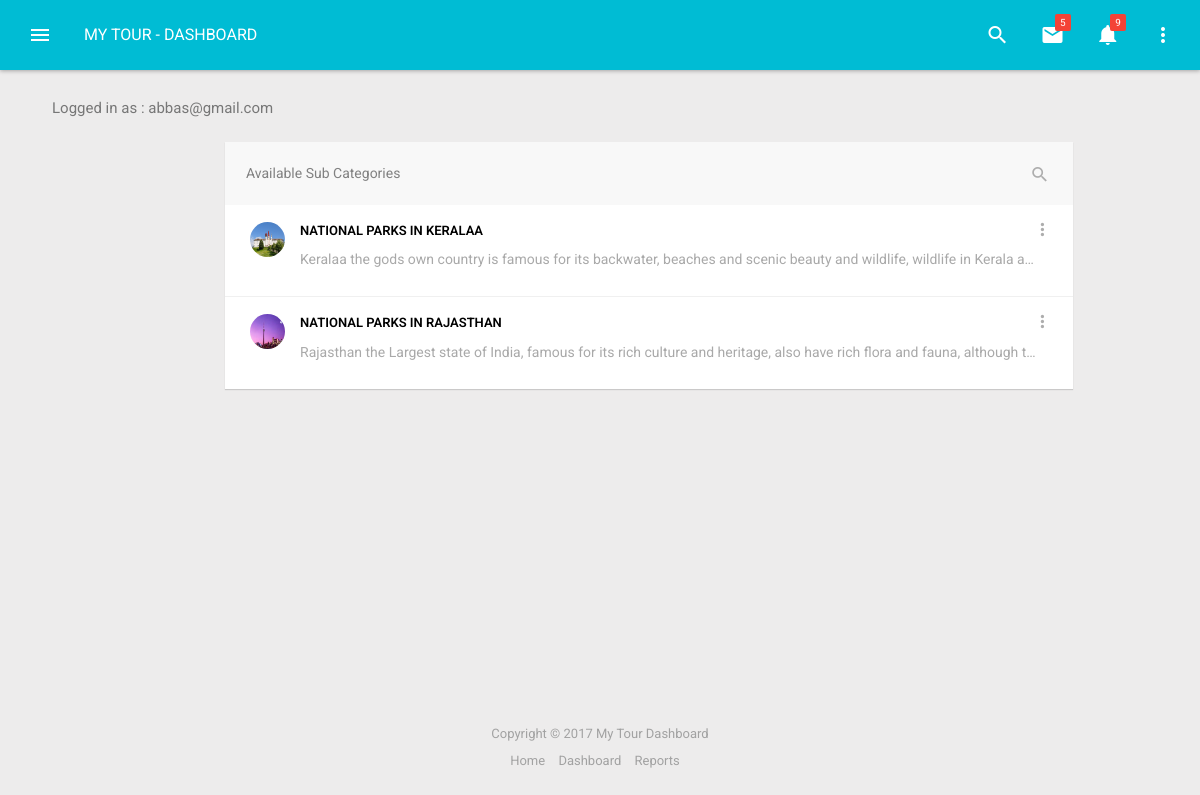
The page /private/view-subcategories.php (signed in) on the database its author committed.
### tables this page shows
CREATE TABLE `users` (
  `id` int(11) NOT NULL,
  `firstname` varchar(100) NOT NULL,
  `lastname` varchar(100) NOT NULL,
  `email` varchar(100) NOT NULL,
  `password` varchar(100) NOT NULL,
  `type` varchar(30) NOT NULL DEFAULT 'Administrator',
  `created` int(11) NOT NULL
);

CREATE TABLE `subcategory` (
  `id` int(11) NOT NULL,
  `name` varchar(50) NOT NULL,
  `catid` int(11) NOT NULL,
  `image` varchar(255) NOT NULL,
  `description` text NOT NULL,
  `created` int(11) NOT NULL
);

### private/core/functions.php (called while the page is built, shortened)
<?php
	$link = openConnection();
	function openConnection(){
		$link = mysqli_connect(DB_SERVER, DB_USER, DB_PASS, DB_NAME);
		return $link;
	}
	function findAll($table){
		global $link;
		$data = array();
		$query = "SELECT * FROM {$table}  LIMIT 30";
		$result = mysqli_query($link, $query);
		if (mysqli_num_rows($result) > 0) {
			while($row = mysqli_fetch_assoc($result)){
				$data[] = $row;
			}
		} else {
			$data[] = array('message'=>'Sorry, there are no records in the {$table} table');
		}
		return $data;
	}
	function findById($table, $id){
		global $link;
		$data = array();
		$query = "SELECT * FROM {$table} WHERE id = $id";
		$result = mysqli_query($link, $query);
		if (mysqli_num_rows($result) > 0) {
			while($row = mysqli_fetch_assoc($result)){
				$data = $row;
			}
		} else {
			$data[] = array('message'=>'Sorry, there are no records in the {$table} table');
		}
		return $data;
	}
?>

### private/view-subcategories.php (the view, shortened to what this page needs)
<?php require_once 'core/functions.php'; ?>
<?php
    if (isset($_SESSION['uid'])) {
        $uid = $_SESSION['uid'];
        $user = findById('users',$uid);
        $loggedName = $user['email'];
        $subcats = findAll('subcategory');
    } else {
        header('Location:../');
    }
?>
<!DOCTYPE html>
<head>
        <link href="vendors/bower_components/fullcalendar/dist/fullcalendar.min.css" rel="stylesheet">
        <link href="vendors/bower_components/animate.css/animate.min.css" rel="stylesheet">
        <link href="vendors/bower_components/bootstrap-sweetalert/lib/sweet-alert.css" rel="stylesheet">
        <link href="vendors/bower_components/material-design-iconic-font/dist/css/material-design-iconic-font.min.css" rel="stylesheet">
        <link href="vendors/bower_components/malihu-custom-scrollbar-plugin/jquery.mCustomScrollbar.min.css" rel="stylesheet">
        <link href="css/app.min.1.css" rel="stylesheet">
        <link href="css/app.min.2.css" rel="stylesheet">
        <link href="css/style.css" rel="stylesheet">
    </head>
    <body>
        <?php include('views/top.header.php'); ?>
        <section id="main" data-layout="layout-1">
            <section id="content">
                <div class="container">
                    <div class="block-header">
                        <h2>Logged in as : <?php echo $loggedName; ?></h2>
                    </div>
                    <div class="row">
                        <div class="col-sm-9 col-md-offset-2">
                        <div class="card">
                            <div class="listview lv-bordered lv-lg">
                                <div class="lv-header-alt clearfix">
                                    <h2 class="lvh-label hidden-xs">Available Sub Categories</h2>
                                    <ul class="lv-actions actions">
                                        <li>
                                            <a href="#" class="lvh-search-trigger">
                                                <i class="zmdi zmdi-search"></i>
                                            </a>
                                        </li>
                                    </ul>
                                    </div>
                                    <div class="lv-body">
                                        <?php  foreach($subcats as $key => $value): ?>
                                            <div class="lv-item media">
                                                <div class="pull-left">
                                                    <img class="lv-img-sm"
                                                    src="img/uploads/<?php echo $value['image']; ?>" alt="">
                                                </div>
                                                <div class="media-body">
                                                    <div class="lv-title">
                                                        <?php echo $value['name']; ?>
                                                    </div>
                                                    <small class="lv-small"><?php echo $value['description'] ?></small>
                                                    <div class="lv-actions actions dropdown">
                                                        <a href="#" data-toggle="dropdown" aria-expanded="true">
                                                            <i class="zmdi zmdi-more-vert"></i>
                                                        </a>
                                                    </div>
                                                </div>
                                            </div>
                                        <?php endforeach; ?>
                                    </div>
                                </div>
                            </div>
                        </div>
                    </div>
                </div>
            </section>
        </section>
        <footer id="footer">
            Copyright &copy; <?php echo date('Y') ?> My Tour Dashboard
            <ul class="f-menu">
                <li><a href="#">Home</a></li>
                <li><a href="#">Dashboard</a></li>
                <li><a href="#">Reports</a></li>
            </ul>
        </footer>
    </body>
</html>

### private/css/app.min.2.css (style rules this page uses)
.block-header { margin-bottom: 25px; position: relative; }
@media screen and (min-width: 768px) { .block-header { padding: 0 22px; } }
.block-header > h2 { font-size: 15px; color: #777; margin: 0; font-weight: 400; }
.actions { list-style: none; padding: 0; z-index: 3; margin: 0; }
.actions > li { display: inline-block; vertical-align: baseline; }
.actions > li > a, .actions > a { width: 30px; height: 30px; display: inline-block; text-align: center; padding-top: 5px; }
.actions > li > a > i, .actions > a > i { color: #adadad; font-size: 20px; }
@media (min-width: 768px) { .actions > li > a, .actions > a { position: relative; } }
@media (min-width: 768px) { .actions > li > a:before, .actions > a:before { left: 0; top: 0; content: ""; position: absolute; width: 100%; height: 100%; -webkit-transform: scale3d(0, 0, 0); -moz-transform: scale3d(0, 0, 0); -ms-transform: scale3d(0, 0, 0); -o-transform: scale3d(0, 0, 0); transform: scale3d(0, 0, 0); -webkit-transition: all; -o-transition: all; transition: all; -webkit-transition-duration: 250ms; transition-duration: 250ms; -webkit-backface-visibility: hidden; -moz-backface-visibility: hidden; backface-visibility: hidden; background-color: rgba(0, 0, 0, 0.1); z-index: 0; border-radius: 50%; opacity: 0; filter: alpha(opacity=0); } }
#footer { position: absolute; bottom: 0; text-align: center; width: 100%; height: 110px; color: #a2a2a2; padding-top: 35px; padding-bottom: 15px; }
#footer .f-menu { display: block; width: 100%; padding-left: 0; list-style: none; margin-left: -5px; margin-top: 8px; }
#footer .f-menu > li { display: inline-block; padding-left: 5px; padding-right: 5px; }
#footer .f-menu > li > a { color: #a2a2a2; }

### private/css/style.css (style rules this page uses)
body { font-family: 'Roboto', sans-serif; }
.listview .lv-item .lv-small { font-size: 14px; line-height: 39px !important; color: #A9A9A9; overflow: hidden; text-overflow: ellipsis; white-space: nowrap; display: block; width: 100%; }
.listview .lv-img-sm { width: 35px; height: 35px; border-radius: none; }
.listview .lv-title { font-weight: 600; text-transform: uppercase; overflow: hidden; text-overflow: ellipsis; white-space: nowrap; display: block; }

### rows shown on the page
users: email "abbas@gmail.com"
subcategory: image (picture), name "NATIONAL PARKS IN KERALAA", description "Keralaa the gods own country is famous for its backwater, beaches and scenic beauty and wildlife, wildlife in Kerala a…"
subcategory: image (picture), name "NATIONAL PARKS IN RAJASTHAN", description "Rajasthan the Largest state of India, famous for its rich culture and heritage, also have rich flora and fauna, although t…"

### other values the page prints
countAll('contactus') "5"
countAll('enquiry') "9"
